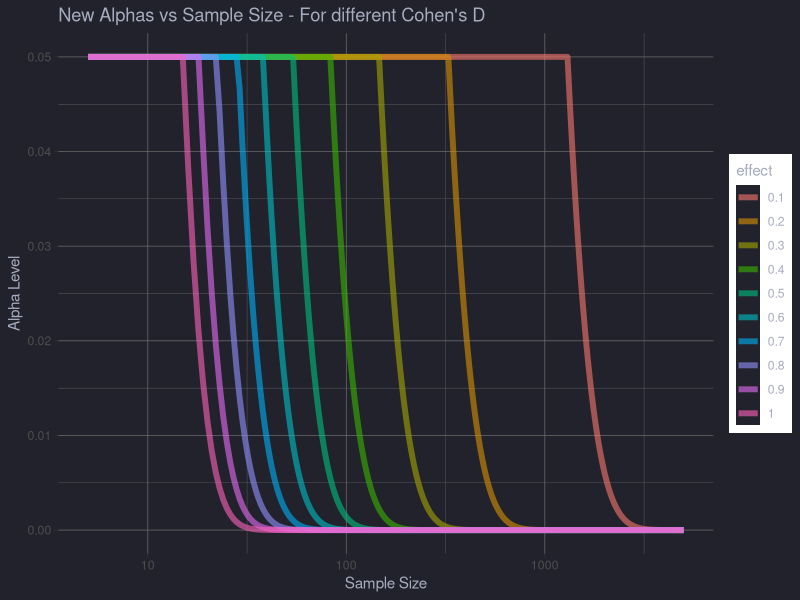
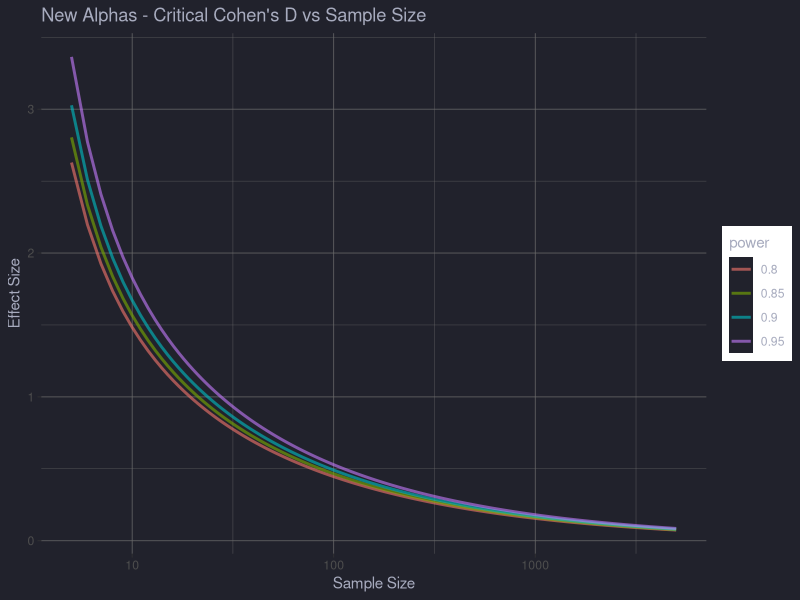
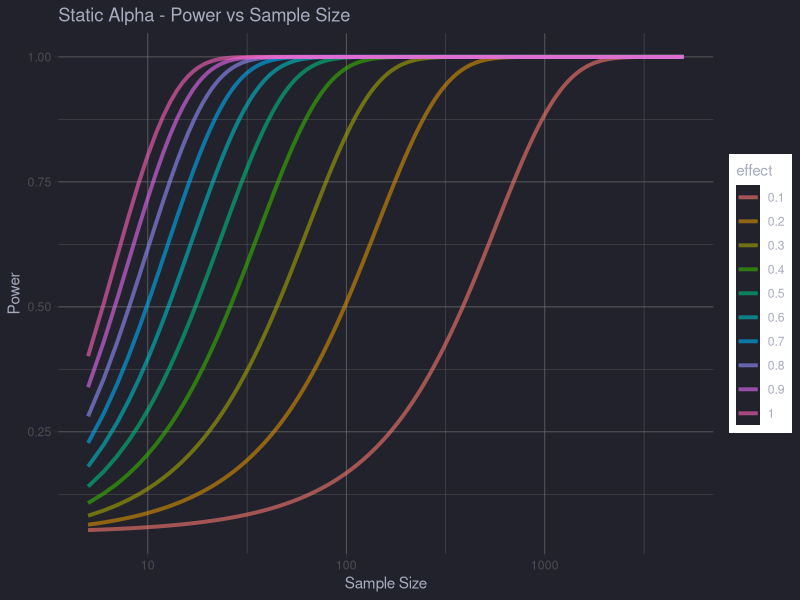
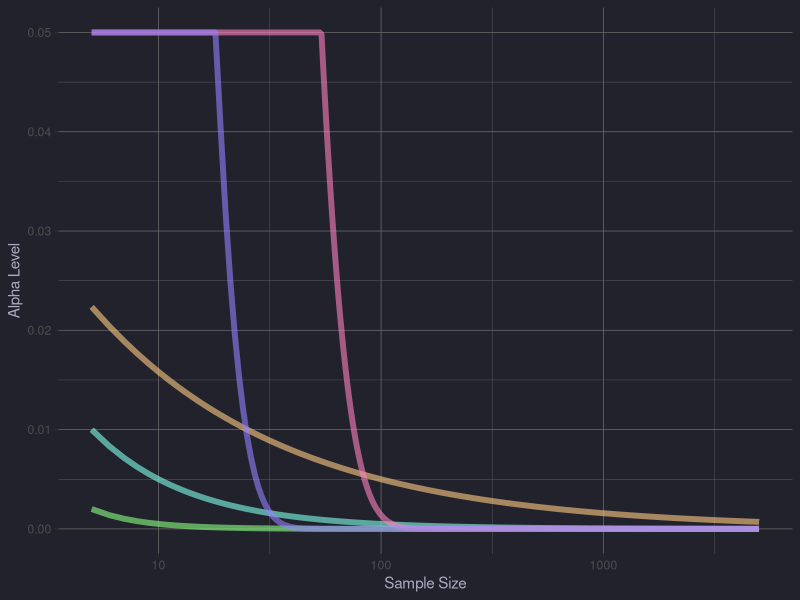

Source code (R) for these figures, in order: (Note: this script raises an error after producing the figures.)
## ---- chunk 1
knitr::opts_chunk$set(echo = TRUE, fig.height = 8, fig.width = 10)
## ---- chunk 2
library(tidyverse)
library(pwr)

## ---- chunk 3
sample = 5000
sample_2 = 1000 # pwr calc doesn't like alpha being 0, so we stop earlier
alpha = 0.05
effect_size = 0.5
power = 0.8
## ---- chunk 4
effects = seq(0.1,1,0.1)
powers = seq(0.8, 0.95, 0.05)
power_alpha = array(NA, dim = c(length(5:sample), length(effects)))
new_alphas = array(NA, dim = c(length(5:sample), length(effects)))
cohensd = array(NA, dim = c(length(5:sample), length(powers)))
## ---- chunk 5
for(i in 5:sample){
  for(j in 1:length(effects)){
   
  power_alpha[i-4, j] <- pwr.t.test(power = NULL, sig.level = alpha, d = effects[j], n = i, type="paired",alternative="two.sided")$power
  beta = 1-power_alpha[i-4, j]
  new_alphas[i-4, j] = min(alpha, beta)
  }
}
## ---- chunk 6
colnames(new_alphas) <- effects

mini_alphas <- new_alphas |> 
  as_tibble() |> 
  mutate(n = 5:sample) |> 
  pivot_longer(-n, names_to = "effect", values_to = "alpha")

colnames(power_alpha) <- effects

power_tibble_a <- power_alpha |> 
  as_tibble() |> 
  mutate(n = 5:sample) |> 
  pivot_longer(-n, names_to = "effect", values_to = "power")
## ---- chunk 7
for (i in 5:sample){
  for (j in 1:length(powers)){
      cohensd[i-4,j] <- pwr.t.test(power = powers[j], sig.level = alpha/i, d = NULL, n = i, type="paired",alternative="two.sided")$d
    }
  }

## ---- chunk 8
colnames(cohensd) <- powers

mini_cohend <- cohensd |> 
  as_tibble() |> 
  mutate(n = 5:sample) |> 
  pivot_longer(-n, names_to = "power", values_to = "alpha")
## ---- chunk 9
colours = c("#80ffea", "#8aff80", "#ffca80","#ff80bf", "#9580ff" )
bg_colours = c("#21222c", "#414558", "#a7abbe")
col_alpha = 0.6
s= 2

my_aes <- list(
  theme_dark()+
  theme(plot.background = element_rect(fill = bg_colours[1], 
                                       colour = bg_colours[1]),
        panel.background = element_rect(fill = bg_colours[1]),
        text = element_text(colour = bg_colours[3])
        ))
## ---- chunk 10
mini_alphas |> 
  ggplot()+
  geom_line(aes(x = n, y = alpha, colour = effect), alpha = col_alpha, size = s)+
  scale_x_log10(name = "Sample Size")+
  scale_y_continuous(name = "Alpha Level")+
  ggtitle("New Alphas vs Sample Size - For different Cohen's D")+
  my_aes
## ---- chunk 11
mini_cohend |> 
  ggplot()+
  geom_line(aes(x = n, y = alpha, colour = power), alpha = col_alpha, size = s/2)+
  scale_x_log10(name = "Sample Size")+
  scale_y_continuous(name = "Effect Size")+
  ggtitle("New Alphas - Critical Cohen's D vs Sample Size")+
  my_aes
## ---- chunk 12
power_tibble_a |> 
  ggplot()+
  geom_line(aes(x = n, y = power, colour = effect), alpha = col_alpha, size = s/1.5)+
  scale_x_log10(name = "Sample Size")+
  scale_y_continuous(name = "Power")+
  ggtitle("Static Alpha - Power vs Sample Size")+
  my_aes
## ---- chunk 13
alpha_by_n <- tibble(n = 5:sample,
                     an = alpha/n,
                     an2 = alpha/n^2,
                     an3 = alpha/sqrt(n),
                     a5 = new_alphas[,5], 
                     a9 = new_alphas[,9]
                     )

alpha_by_n |> 
  ggplot()+
  geom_line(aes(x = n, y = an), colour = colours[1], alpha = col_alpha, size = s)+
  geom_line(aes(x = n, y = an2), colour = colours[2], alpha = col_alpha, size = s)+
  geom_line(aes(x = n, y = an3), colour = colours[3], alpha = col_alpha, size = s)+
  geom_line(aes(x = n, y = a5), colour = colours[4], alpha = col_alpha, size = s)+
  geom_line(aes(x = n, y = a9), colour = colours[5], alpha = col_alpha, size = s)+
  scale_x_log10(name = "Sample Size")+
  scale_y_continuous(name = "Alpha Level")+
  my_aes
## ---- chunk 14
df <- tibble(posdec = as.vector(power.curves),
             sampsize = rep(nvec, nes),
             es = factor(rep(esvec, each = nn)))



ggplot(data=df, aes(x=sampsize, y=posdec*100, colour=es)) + theme_bw() +
  geom_abline(slope = 0, intercept = 0.05*100) +
  geom_line(size=1.5) +
  geom_point(fill="white", shape=21, show.legend = FALSE) +
  scale_colour_viridis_d(option = "B", end = 0.9) +
  coord_cartesian(ylim=c(0, 100)) +
  scale_x_continuous(breaks = nvec[c(TRUE, FALSE)]) +
  scale_y_continuous(breaks = c(0, 5, seq(25,100,25))) +
  labs(x = "Sample size",
       y = "% positive decisions") +
  theme(axis.title = element_text(size = 16),
        axis.text = element_text(size = 14),
        plot.title = element_text(size = 18),
        panel.grid.minor.y = element_blank(),
        legend.title = element_text(size = 16, face = "bold"),
        legend.text = element_text(size = 12)) +
  guides(colour = guide_legend(reverse=TRUE,override.aes = list(size = 2))) +
  ggtitle('One-sample t-test power curves')



# ggsave('./figures/simres_sw_vg.png', width = 20, height = 12, units = "cm")
## ---- chunk 15
nmin <- 5
nmax <- 1000
nvec <- c(seq(5,10), seq(20,100,10), seq(200,1000,100))
nn <- length(nvec)  
aat <- 0.05 # arbitrary alpha threshold
esvec <- seq(0.1, 1, 0.1)
nes <- length(esvec)
sidt <- 1 # 1=1-sided, 2=2-sided
# Define array of results
fp.res <- array(NA, dim = c(nn, nes))



for(N in 1:nn){
  for(ES in 1:nes){
    power <- pwr.t.test(n = nvec[N], d = esvec[ES], sig.level = aat)$power
    beta <- 1 - power
    fp.res[N,ES] <- min(aat,beta)
  }
}
## ---- chunk 16
df <- tibble(fp = as.vector(fp.res),
             sampsize = rep(nvec, nes),
             es = factor(rep(esvec, each = nn)))



ggplot(data=df, aes(x=sampsize, y=fp, colour=es)) + theme_bw() +
  geom_abline(slope = 0, intercept = 0.05*100) +
  geom_line(size=1.5) +
  geom_point(fill="white", shape=21, show.legend = FALSE) +
  scale_colour_viridis_d(option = "B", end = 0.9) +
  coord_cartesian(ylim=c(0, 0.05)) +
  # scale_x_continuous(breaks = nvec[c(TRUE, FALSE)]) +
  scale_x_continuous(trans='log10') +
  # scale_y_continuous(breaks = c(0, 5, seq(25,100,25))) +
  labs(x = "Sample size",
       y = "% positive decisions") +
  theme(axis.title = element_text(size = 16),
        axis.text = element_text(size = 14),
        plot.title = element_text(size = 18),
        panel.grid.minor.y = element_blank(),
        legend.title = element_text(size = 16, face = "bold"),
        legend.text = element_text(size = 12)) +
  guides(colour = guide_legend(reverse=TRUE,override.aes = list(size = 2))) +
  ggtitle('Alpha = min(alpha, beta)')



# ggsave('./figures/simres_sw_vg.png', width = 20, height = 12, units = "cm")
